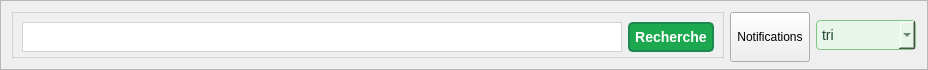
             <widget class="QFrame" name="frame_5">
              <property name="minimumSize">
               <size>
                <width>0</width>
                <height>50</height>
               </size>
              </property>
              <property name="maximumSize">
               <size>
                <width>16777215</width>
                <height>70</height>
               </size>
              </property>
              <property name="styleSheet">
               <string notr="true"/>
              </property>
              <property name="frameShape">
               <enum>QFrame::Shape::StyledPanel</enum>
              </property>
              <property name="frameShadow">
               <enum>QFrame::Shadow::Raised</enum>
              </property>
              <layout class="QHBoxLayout" name="horizontalLayout_4">
               <item>
                <widget class="QFrame" name="frame_2">
                 <property name="maximumSize">
                  <size>
                   <width>800</width>
                   <height>16777215</height>
                  </size>
                 </property>
                 <property name="styleSheet">
                  <string notr="true">border:1 solid lightgray;</string>
                 </property>
                 <property name="frameShape">
                  <enum>QFrame::Shape::StyledPanel</enum>
                 </property>
                 <property name="frameShadow">
                  <enum>QFrame::Shadow::Raised</enum>
                 </property>
                 <layout class="QHBoxLayout" name="horizontalLayout_6">
                  <item>
                   <widget class="QLineEdit" name="clerecherche">
                    <property name="minimumSize">
                     <size>
                      <width>600</width>
                      <height>30</height>
                     </size>
                    </property>
                    <property name="maximumSize">
                     <size>
                      <width>600</width>
                      <height>30</height>
                     </size>
                    </property>
                    <property name="alignment">
                     <set>Qt::AlignmentFlag::AlignJustify|Qt::AlignmentFlag::AlignVCenter</set>
                    </property>
                   </widget>
                  </item>
                  <item>
                   <widget class="QPushButton" name="bouttonrecherche">
                    <property name="minimumSize">
                     <size>
                      <width>0</width>
                      <height>30</height>
                     </size>
                    </property>
                    <property name="maximumSize">
                     <size>
                      <width>100</width>
                      <height>16777215</height>
                     </size>
                    </property>
                    <property name="styleSheet">
                     <string notr="true">QPushButton {
    background-color: rgb(28, 168, 79); /* Couleur de fond */
    border: 2px solid #1C8A4F; /* Bordure assortie */
    border-radius: 5px; /* Coins arrondis */
    color: white; /* Texte en blanc */
    font-size: 14px; /* Taille de police */
    padding: 5px; /* Espacement interne */
    font-weight: bold; /* Texte en gras */
}

QLabel:hover {
    background-color: rgb(20, 140, 60); /* Couleur de fond change lorsque l'on survole le label */
}QPushButton:focus {
    border: 2px solid #0D6E3F; /* Bordure qui change en cas de focus (utile pour les QLabel avec interaction) */
}

</string>
                    </property>
                    <property name="text">
                     <string>Recherche</string>
                    </property>
                   </widget>
                  </item>
                 </layout>
                </widget>
               </item>
               <item>
                <widget class="QPushButton" name="bouttonnotification">
                 <property name="minimumSize">
                  <size>
                   <width>0</width>
                   <height>50</height>
                  </size>
                 </property>
                 <property name="maximumSize">
                  <size>
                   <width>150</width>
                   <height>16777215</height>
                  </size>
                 </property>
                 <property name="styleSheet">
                  <string notr="true"/>
                 </property>
                 <property name="text">
                  <string>Notifications</string>
                 </property>
                </widget>
               </item>
               <item>
                <widget class="QComboBox" name="menutri">
                 <property name="minimumSize">
                  <size>
                   <width>100</width>
                   <height>0</height>
                  </size>
                 </property>
                 <property name="maximumSize">
                  <size>
                   <width>120</width>
                   <height>16777215</height>
                  </size>
                 </property>
                 <property name="styleSheet">
                  <string notr="true">QComboBox {
    background-color: #E8F5E9; /* Vert très clair */
    color: #1f472e;
    font-family: &quot;Roboto&quot;, sans-serif;
    font-size: 14px;
    padding: 5px;
    border: 1px solid #81C784;
    border-radius: 4px;
}
QComboBox:focus {
    border: 1px solid #4CAF50; /* Bordure plus foncée lorsqu'on clique */
    background-color: #F1F8E9;
}</string>
                 </property>
                 <item>
                  <property name="text">
                   <string>tri</string>
                  </property>
                 </item>
                 <item>
                  <property name="text">
                   <string>nom</string>
                  </property>
                 </item>
                 <item>
                  <property name="text">
                   <string/>
                  </property>
                 </item>
                </widget>
               </item>
              </layout>
             </widget>
